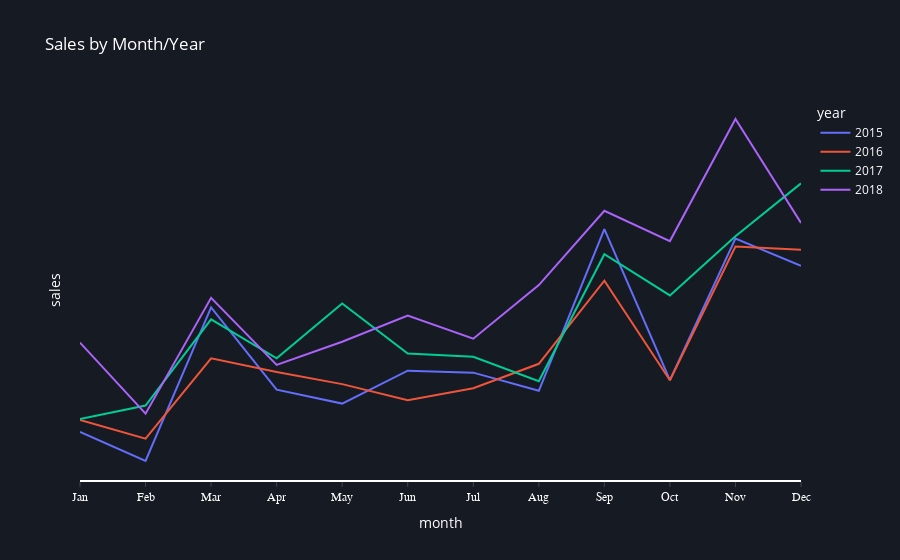

Source (notebook cell):
### Markdown cell above
### Graphs

### Code cell
fig = px.line(sales_by_month_year, x='month', y='sales', labels={'x':'Year, Month', 'y':'Sales'}, color='year', title='Sales by Month/Year')
fig.update_layout(
    xaxis=dict(
        showline=True,
        showgrid=False,
        showticklabels=True,
        linecolor='#FFFFFF',
        linewidth=2,
        ticks='outside',
        tickfont=dict(
            family='Arial',
            size=12,
            color='#FFFFFF',
        ),
    ),
    yaxis=dict(
        showgrid=False,
        zeroline=False,
        showline=False,
        showticklabels=False,
    ),
    plot_bgcolor='#161A22',
    paper_bgcolor='#161A22',
    font=dict(color='#FFFFFF')
)
fig

### Figure 1 — Plotly figure (JSON) as saved in the notebook; plotly's stock layout.template omitted (floating-point values rounded to 4 significant figures)
{"data": [{"hovertemplate": "year=2015<br>month=%{x}<br>sales=%{y}<extra></extra>", "legendgroup": "2015", "line": {"color": "#636efa", "dash": "solid"}, "marker": {"symbol": "circle"}, "mode": "lines", "name": "2015", "orientation": "v", "showlegend": true, "type": "scatter", "x": ["Jan", "Feb", "Mar", "Apr", "May", "Jun", "Jul", "Aug", "Sep", "Oct", "Nov", "Dec"], "xaxis": "x", "y": [14240.0, 4520.0, 55690.0, 28300.0, 23650.0, 34600.0, 33950.0, 27910.0, 81780.0, 31450.0, 78630.0, 69550.0], "yaxis": "y"}, {"hovertemplate": "year=2016<br>month=%{x}<br>sales=%{y}<extra></extra>", "legendgroup": "2016", "line": {"color": "#EF553B", "dash": "solid"}, "marker": {"symbol": "circle"}, "mode": "lines", "name": "2016", "orientation": "v", "showlegend": true, "type": "scatter", "x": ["Jan", "Feb", "Mar", "Apr", "May", "Jun", "Jul", "Aug", "Sep", "Oct", "Nov", "Dec"], "xaxis": "x", "y": [18170.0, 11950.0, 38730.0, 34200.0, 30130.0, 24800.0, 28770.0, 36900.0, 64600.0, 31400.0, 75970.0, 74920.0], "yaxis": "y"}, {"hovertemplate": "year=2017<br>month=%{x}<br>sales=%{y}<extra></extra>", "legendgroup": "2017", "line": {"color": "#00cc96", "dash": "solid"}, "marker": {"symbol": "circle"}, "mode": "lines", "name": "2017", "orientation": "v", "showlegend": true, "type": "scatter", "x": ["Jan", "Feb", "Mar", "Apr", "May", "Jun", "Jul", "Aug", "Sep", "Oct", "Nov", "Dec"], "xaxis": "x", "y": [18540.0, 22980.0, 51720.0, 38750.0, 56990.0, 40340.0, 39260.0, 31120.0, 73410.0, 59690.0, 79410.0, 97000.0], "yaxis": "y"}, {"hovertemplate": "year=2018<br>month=%{x}<br>sales=%{y}<extra></extra>", "legendgroup": "2018", "line": {"color": "#ab63fa", "dash": "solid"}, "marker": {"symbol": "circle"}, "mode": "lines", "name": "2018", "orientation": "v", "showlegend": true, "type": "scatter", "x": ["Jan", "Feb", "Mar", "Apr", "May", "Jun", "Jul", "Aug", "Sep", "Oct", "Nov", "Dec"], "xaxis": "x", "y": [43970.0, 20300.0, 58870.0, 36520.0, 44260.0, 52980.0, 45260.0, 63120.0, 87870.0, 77780.0, 118400.0, 83830.0], "yaxis": "y"}], "layout": {"font": {"color": "#FFFFFF"}, "legend": {"title": {"text": "year"}, "tracegroupgap": 0}, "paper_bgcolor": "#161A22", "plot_bgcolor": "#161A22", "title": {"text": "Sales by Month/Year"}, "xaxis": {"anchor": "y", "domain": [0, 1], "linecolor": "#FFFFFF", "linewidth": 2, "showgrid": false, "showline": true, "showticklabels": true, "tickfont": {"color": "#FFFFFF", "family": "Arial", "size": 12}, "ticks": "outside", "title": {"text": "month"}}, "yaxis": {"anchor": "x", "domain": [0, 1], "showgrid": false, "showline": false, "showticklabels": false, "title": {"text": "sales"}, "zeroline": false}}}
